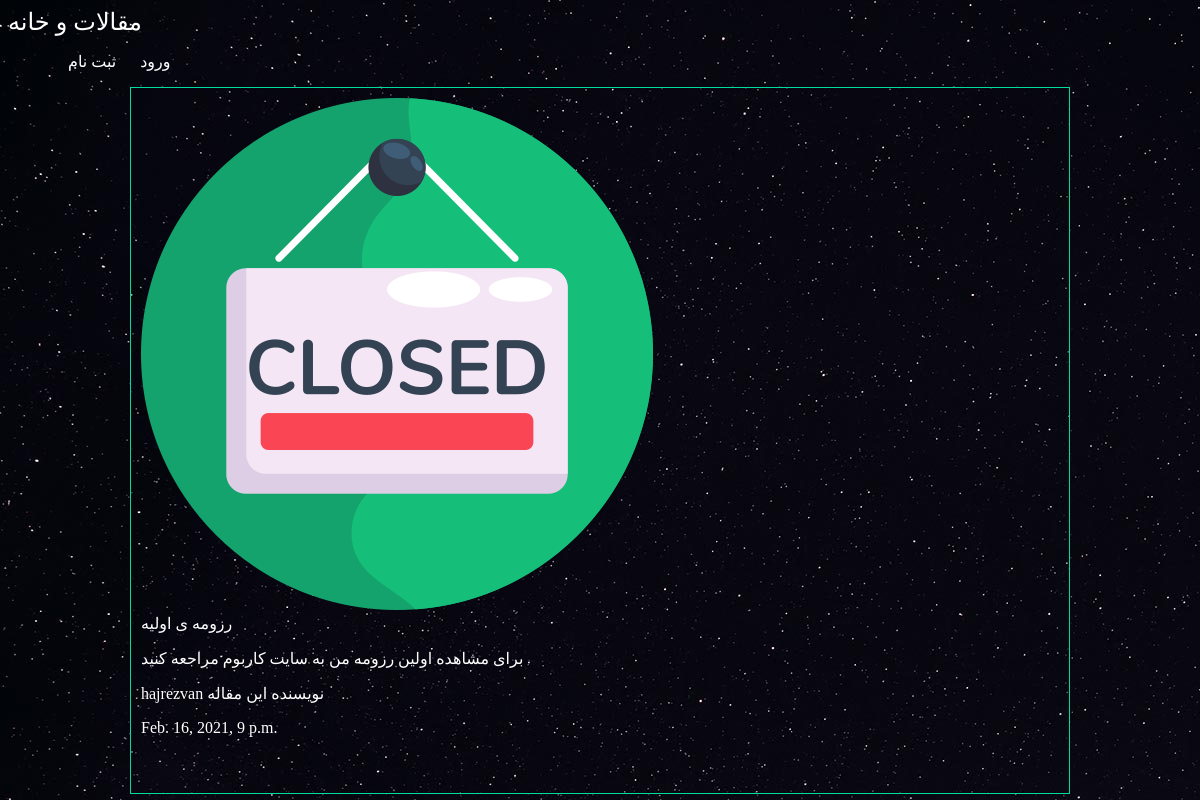
Page /articles/resume-first on the committed database.
### articles/models.py (models this page shows, shortened)
class Articles(models.Model):
    title = models.CharField(max_length=100)
    slug = models.SlugField()
    body = models.TextField()
    date = models.DateTimeField(auto_now=True)
    author = models.ForeignKey(User, default=None, on_delete=models.CASCADE)
    image = models.ImageField(default='default.jpg', blank=True)

### articles/views.py (the view)
# urls.py: path('<slug:slug>', views.articles_detail, name="detail")
def articles_detail(request, slug):
    article = models.Articles.objects.get(slug=slug)
    return render(request, 'articles/articles_detail.html', {'article': article})

### articles/templates/articles/articles_detail.html (shortened to what this page needs)
{% extends 'base.html' %}
{% block content %}
    <div class="article_detail">
        <div class="article">
            <img src="{{ article.image.url }}" alt=""/>
            <h4>
                {{ article.title }}
            </h4>
            <p>
                {{ article.body }}
            </p>
            <p>
                {{ article.author }}
                نویسنده این مقاله
            </p>
            <p>
                {{ article.date }}
            </p>
        </div>
    </div>
{% endblock %}

### assets/style.css (style rules this page uses)
body { background-color: #0f121f; background-image: url(stars.jpg); background-repeat-y: no-repeat; background-attachment: fixed; color: #fff; }
body * { font-family: "B Koodak"; }
h1, h2, h3, h4, h5 { font-weight: normal; margin: 0; }
.article { margin: 10px; border: 1px solid #00dba0; position: relative; padding: 10px 10px 40px; }

### rows in the picture
Articles: image (picture), title "رزومه ی اولیه", body "برای مشاهده اولین رزومه من به سایت کاربوم مراجعه کنید", author "hajrezvan", date "Feb. 16, 2021, 9 p.m."
